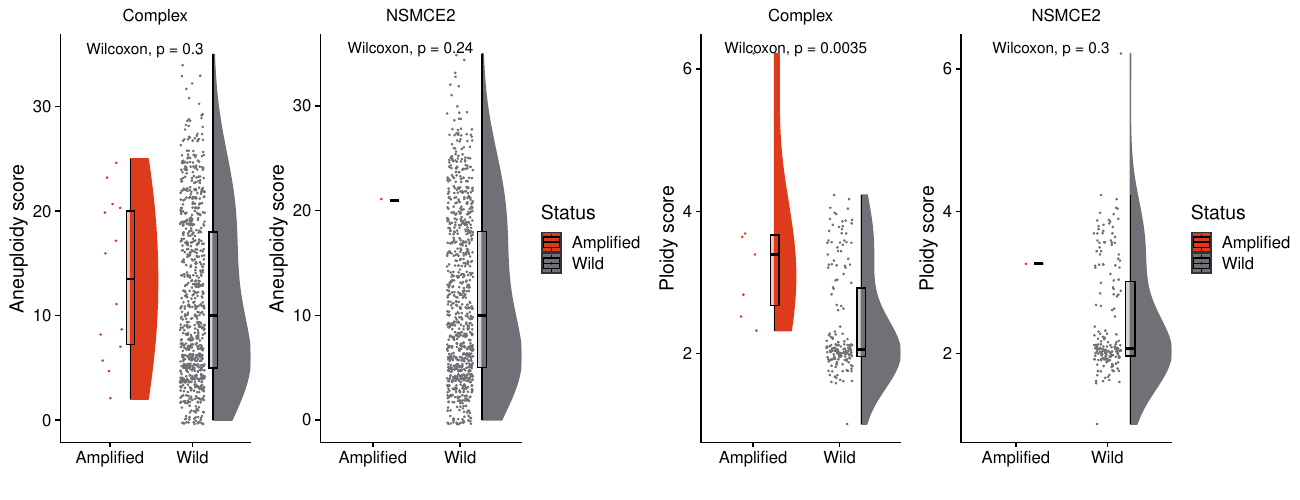

This chart was generated by the following R code:
# load libs
source("./R/R_rainclouds.R")
library(ggplot2)
library(ggpubr)
library(cowplot)
dir <- getwd()
source("./R/routine_tasks.R")
complexGenes <- c("SMC5", "SMC6", "NSMCE1", "NSMCE2", "NSMCE3", "NSMCE4A", "EID3", "SLF1", "SLF2")
complexGenesDet <- paste0(complexGenes, "_det")
genes <- c("NSMCE2", "Complex")
tissue <- "Breast"
colors <- c("#DE3B1C", "#707176")
# read data
df <- readRDS("./data/cbioportal/cbpdDataWInst.rds")
# df <- df[-grep("amp", df$MYC_det), ]

isalt_det <- apply(df, 1, function(x) {
  v <- x[complexGenesDet]
  v <- gsub(" \\(putative passenger\\)", "", v)
  v <- tolower(v)
  v <- v[!duplicated(v)]
  v <- paste(v, collapse = ";")
  v <- gsub(";;", ";", v)
  v <- gsub(";;", ";", v)
  v <- gsub(";;", ";", v)
  v <- gsub(";;", ";", v)
  v <- gsub("^;", "", v)
  v <- gsub(";$", "", v)
  v <- gsub("amplification;amplification", "amplification", v)
  v <- gsub(" \\(putative passenger\\)", "", v)
})

df$isalt_det <- isalt_det

df$Complex_det <- "mut"
# df$Complex_det[-grep("amplification", df$isalt_det, ignore.case = TRUE)] <- "mut"
df$Complex_det[df$isalt_det == ""] <- ""
df$Complex_det[df$isalt_det == "amplification"] <- "Amplification"
# df$Complex_det <- factor(df$Complex_det, levels = c("", "Amplification"))

pa <- list()
pp <- list()
plot_df <- data.frame(
  gene = NA, aneuploidyScore = NA,
  ploidy = NA, altStat_det = NA
)
for (gene in genes) {
  sDf <- df[
    grep(tissue, df$tissue, ignore.case = TRUE),
    # c(gene, "aneuploidyScore", "ploidy")
  ]
  plot_df <- rbind(
    plot_df,
    data.frame(
      gene = rep(gene, nrow(sDf)),
      aneuploidyScore = as.numeric(sDf$aneuploidyScore),
      ploidy = as.numeric(sDf$ploidy),
      altStat_det = (sDf[, paste0(gene, "_det")])
    )
  )
}
# plot_df$altStat <- as.factor(ifelse(plot_df$altStat == "1", "Altered", "Wild"))
plot_df$altStat <- "mut"
plot_df$altStat[plot_df$altStat_det == ""] <- "Wild"
plot_df$altStat[plot_df$altStat_det == "Amplification"] <- "Amplified"
plot_df <- plot_df[plot_df$altStat != "mut", ]
plot_df$altStat <- as.factor(plot_df$altStat)
a_plot_df <- na.omit(data.frame(
  aneuploidyScore = plot_df$aneuploidyScore,
  altStat = plot_df$altStat, gene = plot_df$gene
))
p_plot_df <- na.omit(data.frame(
  ploidy = plot_df$ploidy,
  altStat = plot_df$altStat, gene = plot_df$gene
))

# custom p value text. uncomment to add custom p value
# p1 <- bquote("P = " ~ "3" ~ "x" ~ 10^-4)
# p2 <- bquote("P = " ~ "4" ~ "x" ~ 10^-4)
# p3 <- bquote("P = " ~ "1" ~ "x" ~ 10^-6)
# p4 <- bquote("P = " ~ "4" ~ "x" ~ 10^-5)
for (i in c("Complex", "NSMCE2")) {
  pa[[i]] <- ggplot(a_plot_df[a_plot_df$gene == i, ], aes(
    x = altStat, y = aneuploidyScore,
    fill = altStat, colour = altStat
  )) +
    geom_flat_violin(
      position = position_nudge(x = .25, y = 0),
      adjust = 2, trim = TRUE
    ) +
    geom_point(position = position_jitter(width = .15), size = .25) +
    geom_boxplot(aes(x = as.numeric(altStat) + 0.25, y = aneuploidyScore),
      outlier.shape = NA, alpha = 0.3, width = .1, colour = "BLACK"
    ) +
    ylab("Aneuploidy score") +
    xlab("") +
    # ylim(0, 40) +
    ggtitle(i) +
    scale_colour_manual(values = colors) +
    scale_fill_manual(values = colors) +
    theme_cowplot() +
    # wilcox t test raw output. comment to add custom p value
    stat_compare_means(method = "wilcox.test") +
    theme(plot.title = element_text(hjust = 0.5, size = 12, face = "plain"))
  # ploidy
  pp[[i]] <- ggplot(p_plot_df[p_plot_df$gene == i, ], aes(
    x = altStat, y = ploidy,
    fill = altStat, colour = altStat
  )) +
    geom_flat_violin(
      position = position_nudge(x = .25, y = 0),
      adjust = 2, trim = TRUE
    ) +
    geom_point(position = position_jitter(width = .15), size = .25) +
    geom_boxplot(aes(x = as.numeric(altStat) + 0.25, y = ploidy),
      outlier.shape = NA, alpha = 0.3, width = .1, colour = "BLACK"
    ) +
    ylab("Ploidy score") +
    xlab("") +
    # ylim(1, 7) +
    ggtitle(i) +
    scale_colour_manual(values = colors) +
    scale_fill_manual(values = colors) +
    theme_cowplot() +
    # wilcox t test raw output. comment to add custom p value
    stat_compare_means(method = "wilcox.test") +
    theme(plot.title = element_text(hjust = 0.5, size = 12, face = "plain"))

  if (i == "Complex") {
    # custom p value test. uncomment to add custom p value
    # pa[[i]] <- pa[[i]] + annotate(geom="text", x=1.5, y=38, color="black", size = 4,label=p1)
    # pp[[i]] <- pp[[i]] + annotate(geom="text", x=1.5, y=6.7, color="black", size = 4,label=p3)
    pa[[i]] <- pa[[i]] + guides(fill = "none", color = "none")
    pp[[i]] <- pp[[i]] + guides(fill = "none", color = "none")
  } else {
    # custom p value test. uncomment to add custom p value
    # pa[[i]] <- pa[[i]] + annotate(geom="text", x=1.5, y=38, color="black", size = 4,label=p2)
    # pp[[i]] <- pp[[i]] + annotate(geom="text", x=1.5, y=6.7, color="black", size = 4,label=p4)
    pa[[i]] <- pa[[i]] + guides(color = "none", fill = guide_legend(title = "Status"))
    pp[[i]] <- pp[[i]] + guides(color = "none", fill = guide_legend(title = "Status"))
  }
}

pa <- ggarrange(pa[[1]], pa[[2]], ncol = 2, nrow = 1, widths = c(0.4, 0.6))
pp <- ggarrange(pp[[1]], pp[[2]], ncol = 2, nrow = 1, widths = c(0.4, 0.6))

pdf("./reviewer-addressing/fig4ab.pdf", width = 13, height = 5)
plot(ggarrange(pa, pp, nrow = 1, ncol = 2, align = "hv"))
dev.off()
print("done")
